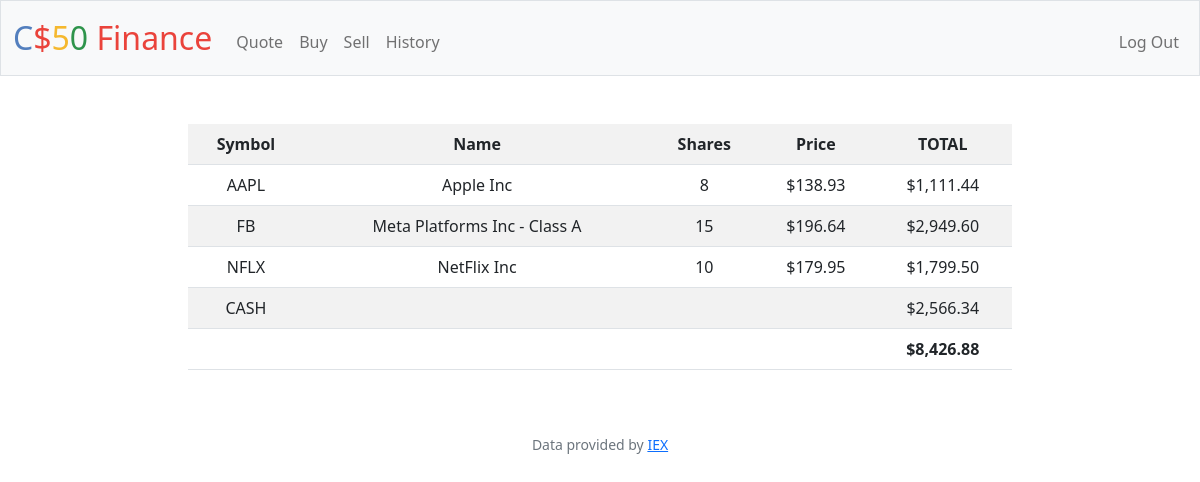
Page / (signed in) on the committed database.
### tables this page shows
CREATE TABLE Transactions(
    id INTEGER PRIMARY KEY AUTOINCREMENT,
    user_id INTEGER NOT NULL,
    name TEXT NOT NULL,
    shares INTEGER NOT NULL,
    price NUMERIC NOT NULL,
    type TEXT NOT NULL,
    symbol TEXT NOT NULL,
    time TIMSTAMP DEFAULT CURRENT_TIMESTAMP,
    FOREIGN KEY(user_id) REFERENCES users(id)  
);

CREATE TABLE users (id INTEGER PRIMARY KEY AUTOINCREMENT NOT NULL, username TEXT NOT NULL, hash TEXT NOT NULL, cash NUMERIC NOT NULL DEFAULT 10000.00);

### app.py (the view)
@app.route("/")
@login_required
def index():
    user_id = session["user_id"]
    stocks = db.execute(
        "SELECT symbol,name,price,SUM(shares) as totalshares FROM transactions WHERE user_id =? GROUP BY symbol", user_id)
    cash = db.execute("SELECT cash FROM users WHERE id=?", user_id)[0]["cash"]
    total_cash = cash
    for stock in stocks:
        total_cash += stock["price"]*stock["totalshares"]
    return render_template("index.html", stocks=stocks, cash=cash, usd=usd, total_cash=total_cash)

### app.py (called while the page is built)
@app.after_request
def after_request(response):
    response.headers["Cache-Control"] = "no-cache, no-store, must-revalidate"
    response.headers["Expires"] = 0
    response.headers["Pragma"] = "no-cache"
    return response

### helpers.py (called while the page is built)
def login_required(f):
    @wraps(f)
    def decorated_function(*args, **kwargs):
        if session.get("user_id") is None:
            return redirect("/login")
        return f(*args, **kwargs)
    return decorated_function

def usd(value):
    return f"${value:,.2f}"

### templates/index.html (shortened to what this page needs)
{% extends "layout.html" %}
{% block main %}
<div align="center">
    <table style="width:70%;text-align:center" class="table table-striped table-hover table-responsive">
        <tr>
            <th>Symbol</th>
            <th>Name</th>
            <th>Shares</th>
            <th>Price</th>
            <th>TOTAL</th>
        </tr>
        {% for stock in stocks %}
        <tr>
            <td>{{ stock["symbol"] }}</td>
            <td>{{ stock["name"] }}</td>
            <td>{{ stock["totalshares"] }}</td>
            <td>{{ usd(stock["price"]) }}</td>
            <td>{{ usd(stock["totalshares"] * stock["price"] )}}</td>
        </tr>
        {% endfor%}
        <tr>
            <td>CASH</td>
            <td colspan="3"></td>
            <td>{{ usd(cash)}}</td>
        </tr>
        <td colspan="4">
        </td>
        <td><strong>{{ usd(total_cash)}}</strong></td>
    </table>
</div>
{% endblock %}

### rows in the picture
Transactions: symbol "NFLX", name "NetFlix Inc", totalshares "10", price "$179.95", totalshares "$1,799.50"
users: cash "$2,566.34"

### other values in the picture
{{ stock["symbol"] }} "AAPL" "FB"
{{ stock["name"] }} "Apple Inc" "Meta Platforms Inc - Class A"
{{ stock["totalshares"] }} "8" "15"
{{ usd(stock["price"]) }} "$138.93" "$196.64"
{{ usd(stock["totalshares"] * stock["price"] ) }} "$1,111.44" "$2,949.60"
{{ usd(total_cash) }} "$8,426.88"
